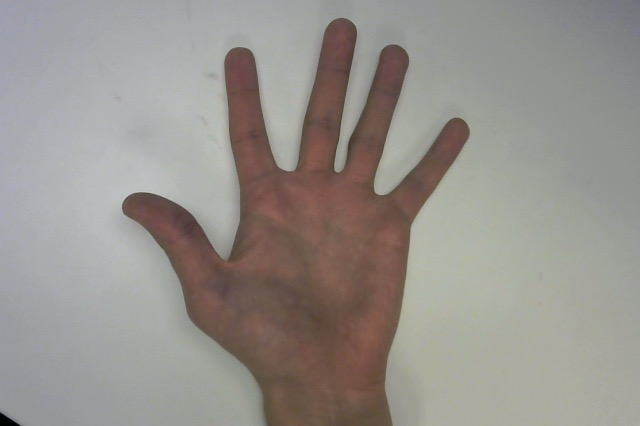
#> input picture figures/img/hand.jpg, 640 x 426 px
$ python gen-figs.py   (older library calls are emulated)
#> lines starting #> are read from the running program, lines starting #| are printed output that depends on the picture; after the words box and inside, x2 and y2 are one past the last pixel; in counts of white or black regions, pixels touching at a corner belong together
#> in main, oimg is the input picture: shape (426, 640, 3); mean B, G, R 140.8, 145.7, 150.6
### FingerCounter.py
import numpy as np
import cv2
from os.path import join
import matplotlib.pyplot as plt

# [23 lines left out: functions stream_to_program_mac, rotate, not called in this run]

def euclidean(p1, p2):
  """
  Calculate the euclidean distance between two points
  @param p1: touple of x, y
  @param p2: touple of x, y
  """
  return np.sqrt((p1[0] - p2[0])**2 + (p1[1] - p2[1])**2)

def avg_cluser(pts, pts_inds):
  """
  Calculates the center most point of a cluster
  @param pts: array of pts in a cluster
  @param pts_inds: array of point indicies which correspond to some contour set
  @return a touple containing an array of
  """
  x_tot = 0
  y_tot = 0
  # sum up the x and y distances
  for pt in pts:
    x_tot += pt[0]
    y_tot += pt[1]
  # get the mean position of
  avg_pt = np.array([[x_tot//len(pts), y_tot//len(pts)]])
  # init vars for calculating closest point to mean
  min_dist = float('inf')
  min_ind = None
  # calculate closest point to center of mass
  for i, pt in zip(range(len(pts)), pts):
    dist = euclidean(pt, avg_pt[0])
    if dist < min_dist:
      min_dist = dist
      min_ind = i
  return np.array([[pts[min_ind][0], pts[min_ind][1]]]), pts_inds[min_ind]

def cluster(pts, pts_inds, max_distance):
  """
  Clusters points within some max_distance
  @param pts:
  @param pts_inds:
  @param max_distance:
  @return touple containing 1) clusters of points,
      and 2) clusters containing mappings of (1)
  """

  # initialization
  pt_labels = {0: 0}
  clusters = [[pts[0][0]]]
  clusters_inds = [[pts_inds[0][0]]]

  # for every point, compare to every other point
  for i in range(0, len(pts)):
    found_home = False
    for j in range(i+1, len(pts)):
      p1 = pts[i][0]
      p2 = pts[j][0]
      p1_i = pts_inds[i][0]
      p2_i = pts_inds[j][0]
      # check if within max dist
      if euclidean(p1, p2) <= max_distance:
        # if not in some cluster, create a new cluster
        if i not in pt_labels:
          pt_labels[i] = len(clusters)
          clusters.append([p1])
          clusters_inds.append([p1_i])

        # add p2 to same cluster as p1
        clusters[pt_labels[i]].append(p2)
        clusters_inds[pt_labels[i]].append(p2_i)
        pt_labels[j] = pt_labels[i]

        found_home = True
    # if no other point near this point, create new cluster
    if not found_home and i not in pt_labels and i != 0:
      pt_labels[i] = len(clusters)
      clusters.append([p1])
      clusters_inds.append([p1_i])

  return clusters, clusters_inds

# [81 lines left out: functions get_betas, count_fingers, display, not called in this run]

def pre_process_img(img):
  """
  Do any preprocessing for a given image
  @param img: img formatted as numpy array to be processed
  """
  img = cv2.cvtColor(img, cv2.COLOR_RGB2GRAY)
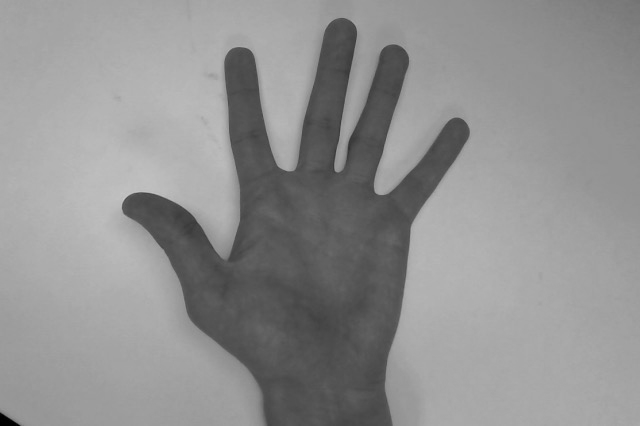
#> img: shape (426, 640); min 0, max 202, mean 144.7
  _, img = cv2.threshold(img, 100, 255, 1)
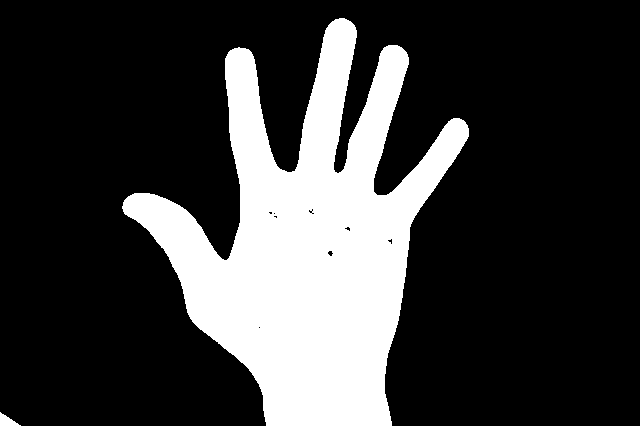
#> img: shape (426, 640); 23.2% white; 2 white regions, box (x1, y1, x2, y2) and area: (122, 18, 469, 426) 63196, (0, 412, 21, 426) 153
  kernel = np.ones((5,5),np.uint8)
  img = cv2.morphologyEx(img, cv2.MORPH_OPEN, kernel, iterations=2)
#> img: shape (426, 640); 23.2% white; 2 white regions
  return img

# [8 lines left out: function fingers_on_command_line, not called in this run]

def main():
  stream_to_program_mac(fingers_on_command_line, ith_cam=1)

# [2 lines that do not run on import are left out]

### gen-figs.py
import numpy as np
import cv2
from os.path import join
import matplotlib.pyplot as plt
from FingerCounter import *

def count_fingers_display_steps(img, oimg, writeloc):
#> called with writeloc = 'figures'
  max_cluster_dist = 20
  finger_count  = 0
  defect_to_hull = []
  beta = []
  _, contours, hierarchy = cv2.findContours(img, cv2.RETR_TREE, cv2.CHAIN_APPROX_SIMPLE)
#> contours = 8 contours, 3 with area under 20; largest, box (x1, y1, x2, y2) and area: (123, 19, 469, 426) 62288, (0, 415, 15, 426) 110, (268, 211, 278, 219) 24, (327, 250, 334, 257) 24, (308, 208, 315, 215) 21
  if len(contours) < 1:
    # if no contours, return early
    return finger_count, defect_to_hull, beta

  # hand contour should be the bigest contour
  hand_contour = list(sorted(contours, key=lambda x: len(x)))[-1]
#> hand_contour = contour of 783 points, box (x1, y1, x2, y2) (123, 19, 469, 426), area 62288

  img_contours = cv2.drawContours(oimg, [hand_contour], -1, (0,255,0), 3)
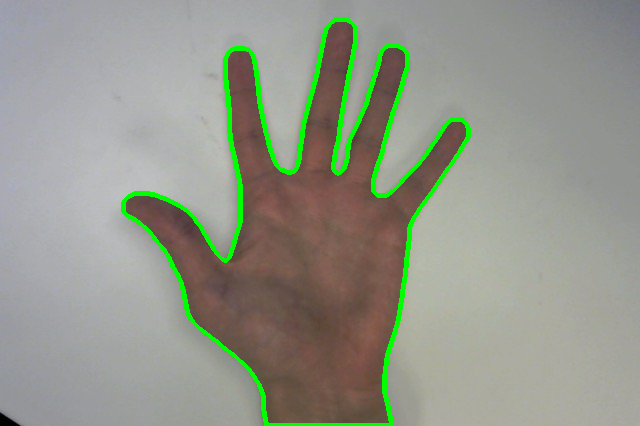
#> img_contours: shape (426, 640, 3); mean B, G, R 137.6, 150.7, 146.8
  cv2.imwrite(join(writeloc, 'step3.jpg'), img_contours)
  plt.imshow(img_contours)
  plt.show()

  cvx_hull = cv2.convexHull(hand_contour, False)
#> cvx_hull = contour of 20 points, box (x1, y1, x2, y2) (123, 19, 469, 426), area 95936
  cvx_hull_inds = cv2.convexHull(hand_contour, returnPoints=False)
#> cvx_hull_inds = 20 values, max 782 at index 0, min 0 at index 19, mean 392.1

  img_hull = cv2.drawContours(oimg, [cvx_hull], -1, (255,0,255), 3)
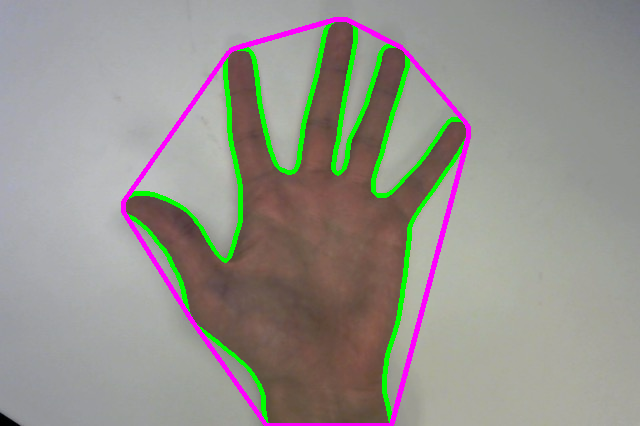
#> img_hull: shape (426, 640, 3); mean B, G, R 140.2, 147, 149.3
  cv2.imwrite(join(writeloc, 'step4.jpg'), img_hull)
  plt.imshow(img_hull)
  plt.show()

  # calculate the rough hull
  rough_hull, rough_hull_inds = cluster(cvx_hull, cvx_hull_inds, max_cluster_dist)
#> in cluster, `clusters = [[pts[0][0]]]`: clusters = [[[346, 19]]]
#> in cluster, `clusters_inds = [[pts_inds[0][0]]]`: clusters_inds = [[782]]
#> the loop in cluster, `for i in range(0, len(pts)):` made 20 passes
#> after the loop in cluster, `for i in range(0, len(pts)):`: clusters = 8 items, first 6: [[346, 19], [350, 21], [335, 19], [335, 19]], [[401, 47], [406, 52]], [[465, 122], [467, 125], [468, 128], [468, 136], [468, 128], [468, 136], [468, 136]], [[391, 425]], [[266, 425]], [[192, 321], [190, 318]]; clusters_inds = [[782, 778, 0, 0], [634, 633], [522, 520, 518, 517, 518, 517, 517], [389], [388], [341, 339], [270, 268, 267, 265, 267, 265, 265], [139, 138, 134, 134]]; pt_labels = 20 items
#> rough_hull has the same summary as clusters in cluster; rough_hull_inds has the same summary as clusters_inds in cluster
  rough_hull, rough_hull_inds = zip(*np.array(list(map(avg_cluser, rough_hull, rough_hull_inds))))
#> the loop in avg_cluser, `for pt in pts:` made 4 passes
#> (pt, x_tot, y_tot) on passes 2 to 4: ([350, 21], 696, 40), ([335, 19], 1031, 59), ([335, 19], 1366, 78)
#> after the loop in avg_cluser, `for pt in pts:`: x_tot = 1366; y_tot = 78
#> in avg_cluser, `avg_pt = np.array([[x_tot//len(pts), y_tot//len(pts)]])`: avg_pt = [[341, 19]]
#> the loop in avg_cluser, `for i, pt in zip(range(len(pts)), pts):` made 4 passes
#> (pt, dist, min_dist, min_ind) on pass 1: ([346, 19], 5, 5, 0)
#> (pt, dist) on passes 2 to 4: ([350, 21], 9.22), ([335, 19], 6), ([335, 19], 6)
#> after the loop in avg_cluser, `for i, pt in zip(range(len(pts)), pts):`: min_dist = 5; min_ind = 0
#> the loop in avg_cluser (call 2), `for pt in pts:` made 2 passes
#> (pt, x_tot, y_tot) on pass 2: ([406, 52], 807, 99)
#> the loop in avg_cluser (call 2), `for i, pt in zip(range(len(pts)), pts):` made 2 passes
#> (pt, dist, min_dist, min_ind) on pass 1: ([401, 47], 2.83, 2.83, 0)
#> (pt, dist) on pass 2: ([406, 52], 4.24)

  # rotate both arrays to make sure they line up for calculating the defect_to_hull
  rough_hull = np.array(rotate([np.array([[x[0][0], x[0][1]]]) for x in rough_hull], 2))
  rough_hull_inds = np.array(rotate([np.array([x]) for x in rough_hull_inds], 2))

  for p in rough_hull:
    p = p[0]
    img_hull = cv2.circle(img_hull,(p[0], p[1]), 10, (0,255,255), -1)
  cv2.imwrite(join(writeloc, 'step5.jpg'), img_hull)
  plt.imshow(img_hull)
  plt.show()

  # check if there are any defects
  try:
    cvx_defects = cv2.convexityDefects(hand_contour, rough_hull_inds)
  except Exception as e:
    cvx_defects = None
    print('error', e)

  defect_to_hull = []
  if type(cvx_defects) != type(None):
    # calculate the defect_to_hull array (this is array of three touples (defect1,hull,defect2))
    for i in range(len(cvx_defects)-1):
      start, end, defect, _ = cvx_defects[i][0]
      _, _, next_def, _ = cvx_defects[i+1][0]

      d2h = list(map(lambda x: hand_contour[x][0], [defect, end, next_def]))
      defect_to_hull.append(d2h)

    for p1, p2, p3 in defect_to_hull:
      img_hull = cv2.circle(img_hull,(p1[0], p1[1]), 10, (255,0,255), -1)
    img_hull = cv2.circle(img_hull,(p3[0], p3[1]), 10, (255,0,255), -1)
    cv2.imwrite(join(writeloc, 'step6.jpg'), img_hull)
    plt.imshow(img_hull)
    plt.show()

    for i in range(len(defect_to_hull)):
      p1, p2, p3 = defect_to_hull[i]
      cv2.line(img_hull,(p1[0],p1[1]),(p2[0],p2[1]),(0,255,255),5)
      cv2.line(img_hull,(p2[0],p2[1]),(p3[0],p3[1]),(255,255,0),5)
    cv2.imwrite(join(writeloc, 'step7.jpg'), img_hull)
    plt.imshow(img_hull)
    plt.show()

    beta = get_betas(defect_to_hull)

    for i in range(len(defect_to_hull)):
      p1, p2, p3 = defect_to_hull[i]
      cv2.putText(img_hull, '{} deg.'.format(beta[i]), (p2[0], p2[1]), cv2.FONT_HERSHEY_SIMPLEX, 0.5, (255, 255, 255), 2, cv2.LINE_AA)
    cv2.imwrite(join(writeloc, 'step8.jpg'), img_hull)
    plt.imshow(img_hull)
    plt.show()
    # calculate angles of the insides of our defect_to_hull

    finger_count = sum(list(map(lambda x: int(x > 8 and x < 50), beta)))
    cv2.putText(img_hull, 'FINGER COUNT: {}'.format(finger_count), (20, 20), cv2.FONT_HERSHEY_SIMPLEX, 0.8, (255, 0, 0), 2, cv2.LINE_AA)
    cv2.imwrite(join(writeloc, 'step9.jpg'), img_hull)
    plt.imshow(img_hull)
    plt.show()

  return finger_count, defect_to_hull, beta

def main():
  writeloc = 'figures'
  oimg = cv2.imread(join(writeloc, 'img', 'hand.jpg'))
  cv2.imwrite(join(writeloc, 'step1.jpg'), oimg)
  plt.imshow(oimg)
  plt.show()
  img = pre_process_img(oimg)
  cv2.imwrite(join(writeloc, 'step2.jpg'), img)
  plt.imshow(img, cmap='gray')
  plt.show()
  count_fingers_display_steps(img, oimg, writeloc)


if __name__ == '__main__':
#> (the run stopped early here; a loop or call above may not have finished)
